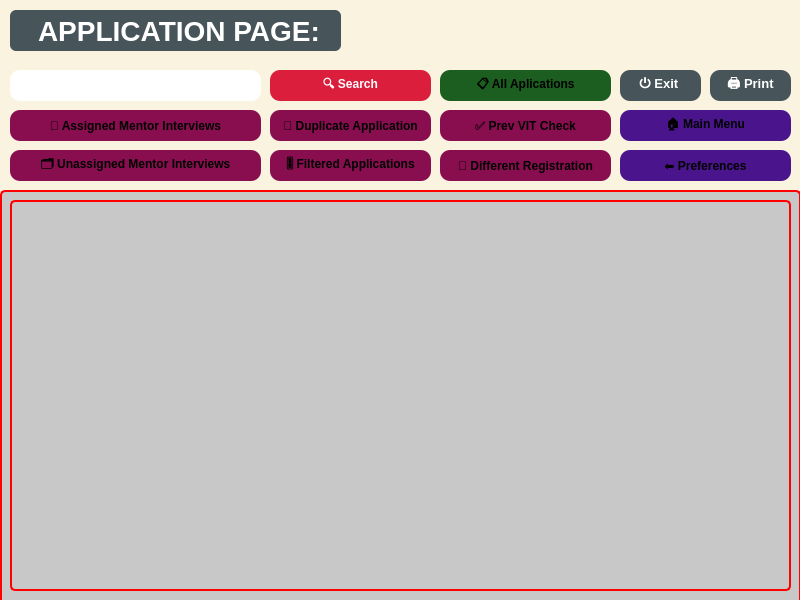
<?xml version="1.0" encoding="UTF-8"?>
<ui version="4.0">
 <class>MainWindow</class>
 <widget class="QMainWindow" name="MainWindow">
  <property name="geometry">
   <rect>
    <x>0</x>
    <y>0</y>
    <width>800</width>
    <height>600</height>
   </rect>
  </property>
  <property name="windowTitle">
   <string>MainWindow</string>
  </property>
  <property name="styleSheet">
   <string notr="true">background-color: rgb(250, 243, 224); /* krem */
color: rgb(0, 0, 0);</string>
  </property>
  <widget class="QWidget" name="centralwidget">
   <widget class="QPushButton" name="all_application_button">
    <property name="geometry">
     <rect>
      <x>440</x>
      <y>70</y>
      <width>171</width>
      <height>31</height>
     </rect>
    </property>
    <property name="styleSheet">
     <string notr="true">QPushButton {
background-color:#1B5E20;
border-radius:10px;
font-weight:bold;
}

QPushButton:hover {
	color:white;
background-color:rgb(67,78,86)
}</string>
    </property>
    <property name="text">
     <string>📋 All Aplications</string>
    </property>
   </widget>
   <widget class="QLineEdit" name="search_edit">
    <property name="geometry">
     <rect>
      <x>10</x>
      <y>70</y>
      <width>251</width>
      <height>31</height>
     </rect>
    </property>
    <property name="styleSheet">
     <string notr="true">QLineEdit {
    border-radius: 10px;
    background: none;
    padding: 5px;
    color: white;           /* Yazı rengi beyaz */
    font-size: 16px;        /* Yazıyı büyük yapar */
    font-weight: bold;      /* Yazıyı kalın yapar */
}</string>
    </property>
    <property name="placeholderText">
     <string>Enter the search term...</string>
    </property>
   </widget>
   <widget class="QPushButton" name="search_button">
    <property name="geometry">
     <rect>
      <x>270</x>
      <y>70</y>
      <width>161</width>
      <height>31</height>
     </rect>
    </property>
    <property name="styleSheet">
     <string notr="true">QPushButton{
color:white;
background:#db1e3c;
border-radius:10px;
font-weight:bold;
}

QPushButton::hover{
color:#db1e3c;
background:white;
border-radius:10px;
font-weight:bold;
}</string>
    </property>
    <property name="text">
     <string>🔍 Search</string>
    </property>
   </widget>
   <widget class="QPushButton" name="exit_button">
    <property name="geometry">
     <rect>
      <x>620</x>
      <y>70</y>
      <width>81</width>
      <height>31</height>
     </rect>
    </property>
    <property name="styleSheet">
     <string notr="true">QPushButton {
    color: white;
    background: #47545a;
    border-radius: 10px;
    font-weight: bold;
    font-size: 13px;
}

QPushButton::hover {
    color: white;
    background: red;
    border-radius: 10px;
    font-weight: bold;
    font-size: 13px;
}
</string>
    </property>
    <property name="text">
     <string>⏻ Exit </string>
    </property>
   </widget>
   <widget class="QPushButton" name="assigned_mentor_interviews_button">
    <property name="geometry">
     <rect>
      <x>10</x>
      <y>110</y>
      <width>251</width>
      <height>31</height>
     </rect>
    </property>
    <property name="styleSheet">
     <string notr="true">QPushButton {
	background-color:#880E4F;
border-radius:10px;
font-weight:bold;
}

QPushButton:hover {
	color:white;
background-color:rgb(67,78,86)
}</string>
    </property>
    <property name="text">
     <string>📅 Assigned Mentor Interviews</string>
    </property>
   </widget>
   <widget class="QPushButton" name="unassigned_mentor_interviews_button">
    <property name="geometry">
     <rect>
      <x>10</x>
      <y>150</y>
      <width>251</width>
      <height>31</height>
     </rect>
    </property>
    <property name="styleSheet">
     <string notr="true">QPushButton {
	background-color:#880E4F;
border-radius:10px;
font-weight:bold;
}

QPushButton:hover {
	color:white;
background-color:rgb(67,78,86)
}</string>
    </property>
    <property name="text">
     <string>🗂️ Unassigned Mentor Interviews</string>
    </property>
   </widget>
   <widget class="QPushButton" name="prev_vit_check_button">
    <property name="geometry">
     <rect>
      <x>440</x>
      <y>110</y>
      <width>171</width>
      <height>31</height>
     </rect>
    </property>
    <property name="styleSheet">
     <string notr="true">QPushButton {
	background-color:#880E4F;
border-radius:10px;
font-weight:bold;
}

QPushButton:hover {
	color:white;
background-color:rgb(67,78,86)
}</string>
    </property>
    <property name="text">
     <string>✅ Prev VIT Check</string>
    </property>
   </widget>
   <widget class="QPushButton" name="fltered_applications_button">
    <property name="geometry">
     <rect>
      <x>270</x>
      <y>150</y>
      <width>161</width>
      <height>31</height>
     </rect>
    </property>
    <property name="styleSheet">
     <string notr="true">QPushButton {
	background-color:#880E4F;
border-radius:10px;
font-weight:bold;
}

QPushButton:hover {
	color:white;
background-color:rgb(67,78,86)
}</string>
    </property>
    <property name="text">
     <string>🎚️ Filtered Applications</string>
    </property>
   </widget>
   <widget class="QPushButton" name="dublicate_application_button">
    <property name="geometry">
     <rect>
      <x>270</x>
      <y>110</y>
      <width>161</width>
      <height>31</height>
     </rect>
    </property>
    <property name="styleSheet">
     <string notr="true">QPushButton {
	background-color:#880E4F;
border-radius:10px;
font-weight:bold;
}

QPushButton:hover {
	color:white;
background-color:rgb(67,78,86)
}</string>
    </property>
    <property name="text">
     <string>🔁 Duplicate Application</string>
    </property>
   </widget>
   <widget class="QPushButton" name="differen_registration_button">
    <property name="geometry">
     <rect>
      <x>440</x>
      <y>150</y>
      <width>171</width>
      <height>31</height>
     </rect>
    </property>
    <property name="styleSheet">
     <string notr="true">QPushButton {
	background-color:#880E4F;
border-radius:10px;
font-weight:bold;
}

QPushButton:hover {
	color:white;
background-color:rgb(67,78,86)
}</string>
    </property>
    <property name="text">
     <string>📝 Different Registration</string>
    </property>
   </widget>
   <widget class="QPushButton" name="main_menu_button">
    <property name="geometry">
     <rect>
      <x>620</x>
      <y>110</y>
      <width>171</width>
      <height>31</height>
     </rect>
    </property>
    <property name="styleSheet">
     <string notr="true">QPushButton {
	background-color:#4A148C;
border-radius:10px;
font-weight:bold;
}

QPushButton:hover {
	color:white;
background-color:rgb(67,78,86)
}</string>
    </property>
    <property name="text">
     <string>🏠 Main Menu</string>
    </property>
   </widget>
   <widget class="QLabel" name="logo_label">
    <property name="geometry">
     <rect>
      <x>570</x>
      <y>10</y>
      <width>221</width>
      <height>41</height>
     </rect>
    </property>
    <property name="styleSheet">
     <string notr="true"/>
    </property>
    <property name="text">
     <string/>
    </property>
    <property name="pixmap">
     <pixmap>../img/lg.png</pixmap>
    </property>
    <property name="scaledContents">
     <bool>true</bool>
    </property>
    <property name="alignment">
     <set>Qt::AlignLeading|Qt::AlignLeft|Qt::AlignVCenter</set>
    </property>
    <property name="margin">
     <number>0</number>
    </property>
   </widget>
   <widget class="QLabel" name="label">
    <property name="geometry">
     <rect>
      <x>10</x>
      <y>10</y>
      <width>331</width>
      <height>41</height>
     </rect>
    </property>
    <property name="styleSheet">
     <string notr="true">QLabel {
    background-color: #47545a;   /* siyah arka plan */
    color: #ffffff;              /* beyaz yazı */
    font-size: 28px;             /* yazı boyutu */
    font-weight: bold;           /* kalın yazı */
    font-family: Arial;          /* yazı tipi */
    padding: 10px 20px;          /* iç boşluk */
    border-radius: 6px;          /* köşe yuvarlama */
}
</string>
    </property>
    <property name="text">
     <string>APPLICATION PAGE:</string>
    </property>
   </widget>
   <widget class="QPushButton" name="preferences_button">
    <property name="geometry">
     <rect>
      <x>620</x>
      <y>150</y>
      <width>171</width>
      <height>31</height>
     </rect>
    </property>
    <property name="styleSheet">
     <string notr="true">QPushButton {
	background-color:#4A148C;
border-radius:10px;
font-weight:bold;
}

QPushButton:hover {
	color:white;
background-color:rgb(67,78,86)
}</string>
    </property>
    <property name="text">
     <string>⬅ Preferences</string>
    </property>
   </widget>
   <widget class="QPushButton" name="print_buttton">
    <property name="geometry">
     <rect>
      <x>710</x>
      <y>70</y>
      <width>81</width>
      <height>31</height>
     </rect>
    </property>
    <property name="styleSheet">
     <string notr="true">QPushButton {
    color: white;
    background: #47545a;
    border-radius: 10px;
    font-weight: bold;
    font-size: 13px;
}

QPushButton::hover {
    color: white;
    background: red;
    border-radius: 10px;
    font-weight: bold;
    font-size: 13px;
}
</string>
    </property>
    <property name="text">
     <string>🖨️ Print</string>
    </property>
   </widget>
   <widget class="QFrame" name="frame">
    <property name="geometry">
     <rect>
      <x>0</x>
      <y>190</y>
      <width>801</width>
      <height>421</height>
     </rect>
    </property>
    <property name="styleSheet">
     <string notr="true">background-color: rgb(200, 200, 200); /* gri arka plan */
color: rgb(0, 0, 0);                  /* siyah yazı */
border: 2px solid rgb(255, 0, 0);     /* kırmızı, 2px kalınlığında kenarlık */
border-radius: 5px;                   /* köşeleri hafif yuvarlatmak istersen */</string>
    </property>
    <property name="frameShape">
     <enum>QFrame::StyledPanel</enum>
    </property>
    <property name="frameShadow">
     <enum>QFrame::Raised</enum>
    </property>
    <widget class="QTableWidget" name="tableWidget">
     <property name="geometry">
      <rect>
       <x>10</x>
       <y>10</y>
       <width>781</width>
       <height>391</height>
      </rect>
     </property>
    </widget>
   </widget>
  </widget>
 </widget>
 <resources/>
 <connections/>
</ui>
